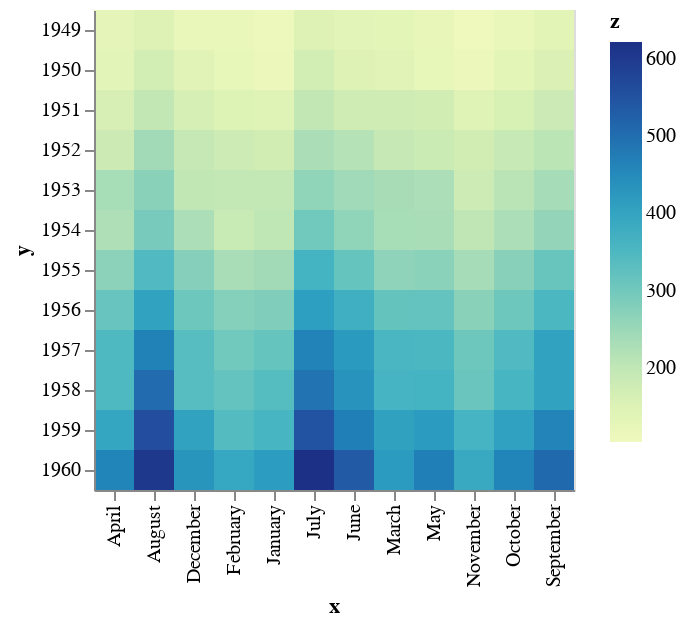

Notebook code for this chart:
### Markdown cell above
### Using Altair

### Code cell
import altair as alt

x = data['month']
y = data['year']
z = data['passengers']

alt.Chart(source).mark_rect().encode( x='x:O', y='y:O', color='z:Q')

### Figure 1 — Vega-Lite specification as saved in the notebook (floating-point values rounded to 4 significant figures; data arrays with more than 128 entries replaced by an {"elided": "..."} marker saying what was removed)
{"config": {"view": {"continuousWidth": 400, "continuousHeight": 300}}, "data": {"name": "data-6ac2104184768ae951e6303a03b0ebe0"}, "mark": "rect", "encoding": {"color": {"type": "quantitative", "field": "z"}, "x": {"type": "ordinal", "field": "x"}, "y": {"type": "ordinal", "field": "y"}}, "$schema": "https://vega.github.io/schema/vega-lite/v4.8.1.json", "datasets": {"data-6ac2104184768ae951e6303a03b0ebe0": {"elided": "144 records"}}}
